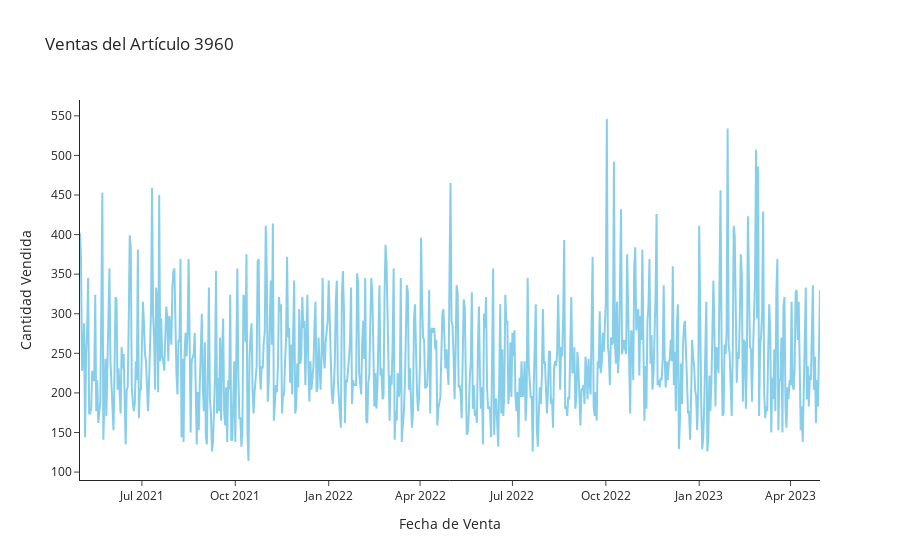
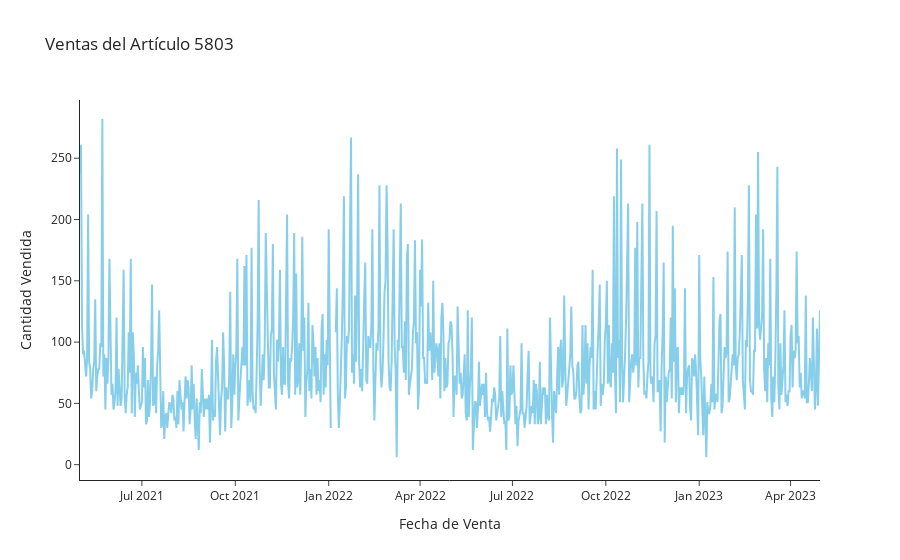
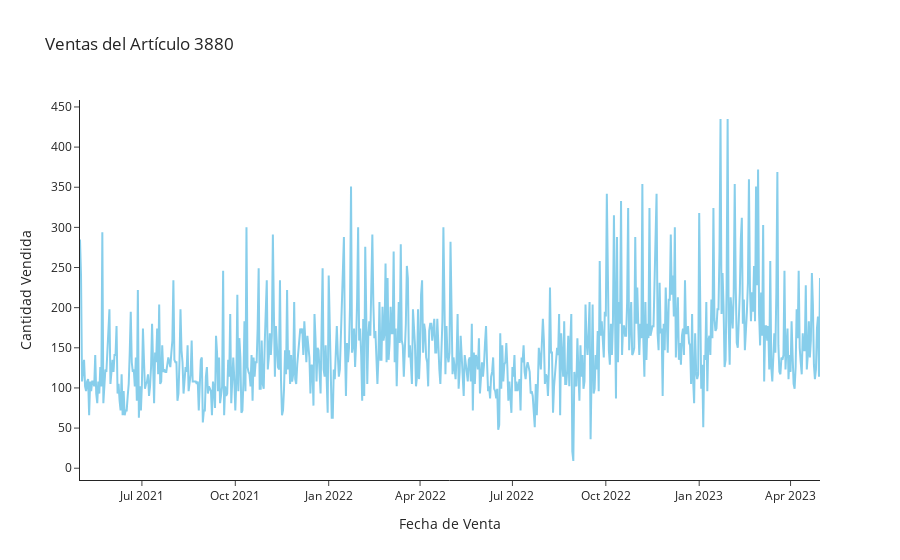
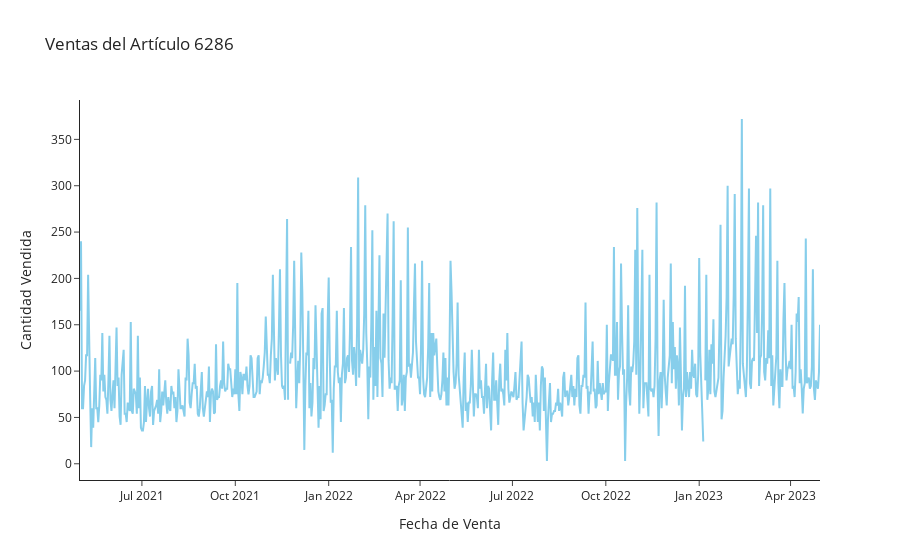

The cell these charts' notebook holds for them, in order:
### Markdown cell above
Se usa la libreria de plotly.express porque se puede hacer hover sobre los puntos para ver valores exactos, zoom en rangos de fechas

Nota: Para ejecutar el siguiente código se ha instalado kaleido para poder renderizar las imágenes generadas por la librería plotly. La versión que se usa se puede ver en requirements.txt

### Code cell
import plotly.express as px
from pathlib import Path

# 0. Definir el rango completo de fechas (FALTA ESTO EN TU CÓDIGO)
complete_range = pd.date_range(
    start=df['fecha_venta'].min(),  
    end=df['fecha_venta'].max(),    
    freq='D'                        
)

# 1. Configuración inicial
output_folder = "graficos"
Path(output_folder).mkdir(exist_ok=True)

# 2. Lista de artículos
articulos = [3960, 5803, 3880, 6286, 6425, 1084, 417, 900, 968, 1043, 6451, 6549, 6523, 5403, 5404]

# 3. Bucle para cada artículo
for articulo in articulos:
    # Filtrar y verificar si hay datos
    filtered_df = df.query("articulo == @articulo")
    if filtered_df.empty:
        print(f"⚠️ No hay datos para el artículo {articulo}. Saltando...")
        continue
    
    # Preparar datos
    filtered_df = filtered_df.set_index("fecha_venta").reindex(complete_range)
    filtered_df["articulo"] = filtered_df["articulo"].ffill()

    # Crear gráfico
    fig = px.line(
        filtered_df,
        x=filtered_df.index,
        y="cantidad",
        title=f"Ventas del Artículo {articulo}",
        labels={"cantidad": "Unidades Vendidas", "fecha_venta": "Fecha"},
        color_discrete_sequence=["skyblue"],
        template="simple_white"
    )
    fig.update_layout(
        xaxis_title="Fecha de Venta",
        yaxis_title="Cantidad Vendida",
        hovermode="x"
    )

    # Guardar imagen
    output_path = f"{output_folder}/ventas_articulo_{articulo}.png"
    fig.write_image(output_path, scale=2)  # scale=2 para mejor resolución
    print(f"✅ Gráfico guardado: {output_path}")
    
    fig.show()  # Mostrar gráfico

### Figure 1 — Plotly figure (JSON) as saved in the notebook; plotly's stock layout.template omitted (floating-point values rounded to 4 significant figures; data arrays with more than 128 entries replaced by an {"elided": "..."} marker saying what was removed)
{"data": [{"hovertemplate": "index=%{x}<br>Unidades Vendidas=%{y}<extra></extra>", "legendgroup": "", "line": {"color": "skyblue", "dash": "solid"}, "marker": {"symbol": "circle"}, "mode": "lines", "name": "", "orientation": "v", "showlegend": false, "type": "scatter", "x": {"elided": "730 str values"}, "xaxis": "x", "y": {"elided": "730 float values"}, "yaxis": "y"}], "layout": {"hovermode": "x", "legend": {"tracegroupgap": 0}, "title": {"text": "Ventas del Artículo 3960"}, "xaxis": {"anchor": "y", "domain": [0, 1], "title": {"text": "Fecha de Venta"}}, "yaxis": {"anchor": "x", "domain": [0, 1], "title": {"text": "Cantidad Vendida"}}}}

### Figure 2 — Plotly figure (JSON) as saved in the notebook; plotly's stock layout.template omitted (floating-point values rounded to 4 significant figures; data arrays with more than 128 entries replaced by an {"elided": "..."} marker saying what was removed)
{"data": [{"hovertemplate": "index=%{x}<br>Unidades Vendidas=%{y}<extra></extra>", "legendgroup": "", "line": {"color": "skyblue", "dash": "solid"}, "marker": {"symbol": "circle"}, "mode": "lines", "name": "", "orientation": "v", "showlegend": false, "type": "scatter", "x": {"elided": "730 str values"}, "xaxis": "x", "y": {"elided": "730 float values"}, "yaxis": "y"}], "layout": {"hovermode": "x", "legend": {"tracegroupgap": 0}, "title": {"text": "Ventas del Artículo 5803"}, "xaxis": {"anchor": "y", "domain": [0, 1], "title": {"text": "Fecha de Venta"}}, "yaxis": {"anchor": "x", "domain": [0, 1], "title": {"text": "Cantidad Vendida"}}}}

### Figure 3 — Plotly figure (JSON) as saved in the notebook; plotly's stock layout.template omitted (floating-point values rounded to 4 significant figures; data arrays with more than 128 entries replaced by an {"elided": "..."} marker saying what was removed)
{"data": [{"hovertemplate": "index=%{x}<br>Unidades Vendidas=%{y}<extra></extra>", "legendgroup": "", "line": {"color": "skyblue", "dash": "solid"}, "marker": {"symbol": "circle"}, "mode": "lines", "name": "", "orientation": "v", "showlegend": false, "type": "scatter", "x": {"elided": "730 str values"}, "xaxis": "x", "y": {"elided": "730 float values"}, "yaxis": "y"}], "layout": {"hovermode": "x", "legend": {"tracegroupgap": 0}, "title": {"text": "Ventas del Artículo 3880"}, "xaxis": {"anchor": "y", "domain": [0, 1], "title": {"text": "Fecha de Venta"}}, "yaxis": {"anchor": "x", "domain": [0, 1], "title": {"text": "Cantidad Vendida"}}}}

### Figure 4 — Plotly figure (JSON) as saved in the notebook; plotly's stock layout.template omitted (floating-point values rounded to 4 significant figures; data arrays with more than 128 entries replaced by an {"elided": "..."} marker saying what was removed)
{"data": [{"hovertemplate": "index=%{x}<br>Unidades Vendidas=%{y}<extra></extra>", "legendgroup": "", "line": {"color": "skyblue", "dash": "solid"}, "marker": {"symbol": "circle"}, "mode": "lines", "name": "", "orientation": "v", "showlegend": false, "type": "scatter", "x": {"elided": "730 str values"}, "xaxis": "x", "y": {"elided": "730 float values"}, "yaxis": "y"}], "layout": {"hovermode": "x", "legend": {"tracegroupgap": 0}, "title": {"text": "Ventas del Artículo 6286"}, "xaxis": {"anchor": "y", "domain": [0, 1], "title": {"text": "Fecha de Venta"}}, "yaxis": {"anchor": "x", "domain": [0, 1], "title": {"text": "Cantidad Vendida"}}}}
